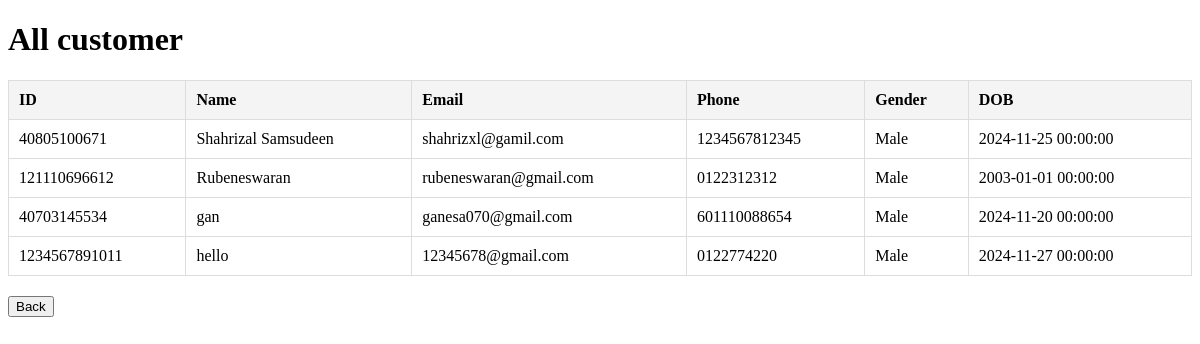
Before: /viewcus with the older database file.
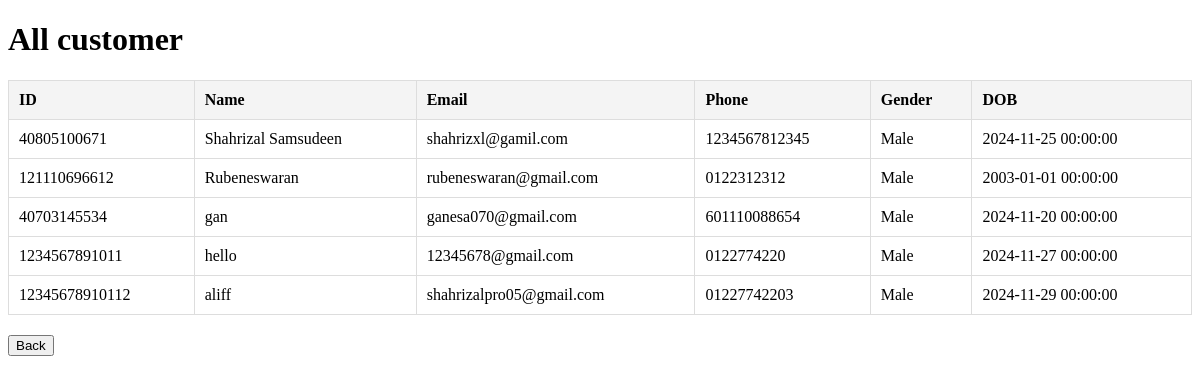
After: the same page with the newer database file.
### main.py (models this page shows)
class customer(db.Model,UserMixin):
  id=db.Column(db.Integer, primary_key=True)
  name=db.Column(db.String(150))
  password=db.Column(db.String(150))
  email=db.Column(db.String(100),unique=True)
  ph=db.Column(db.String(150),unique=True)
  gender=db.Column(db.String(150))
  dob=db.Column(db.DateTime(),default=datetime.utcnow)

### main.py (the view)
@tandtweb.route('/viewcus', methods=['GET'])
def view_cus():
    customer_list = customer.query.all()
    return render_template('viewcus.html', customer_list=customer_list)

### templates/viewcus.html (shortened to what this page needs)
<!DOCTYPE html>
<html lang="en">
<head>
</head>
<body>
    <h1>All customer</h1>
    <table>
        <thead>
            <tr>
                <th>ID</th>
                <th>Name</th>
                <th>Email</th>
                <th>Phone</th>
                <th>Gender</th>
                <th>DOB</th>
            </tr>
        </thead>
        <tbody>
            {% for customer in customer_list %}
                <tr>
                    <td>{{ customer.id }}</td>
                    <td>{{ customer.name }}</td>
                    <td>{{ customer.email }}</td>
                    <td>{{ customer.ph }}</td>
                    <td>{{ customer.gender }}</td>
                    <td>{{ customer.dob }}</td>
                </tr>
            {% endfor %}
        </tbody>
    </table>
    <button type="button" onclick="window.location.href='/sponsorhome'">Back</button>
</body>
</html>

Changed rows visible on the page:
added customer: id "12345678910112", name "aliff", email "shahrizalpro05@gmail.com", ph "01227742203", gender "Male", dob "2024-11-29 00:00:00"
